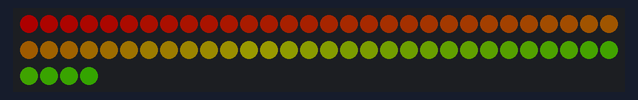
Simulated run of this sketch. Board: Arduino Uno, built with avr-gcc and run on an emulated ATmega328P. On the bench: 64 RGB LEDs in strip order, left to right, continuing on the next row. Dim RGB values are drawn brighter than linear.

Above: at 0.34 s.
At 9.71 s:
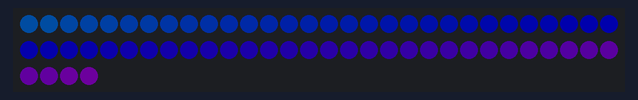
At 19.78 s:
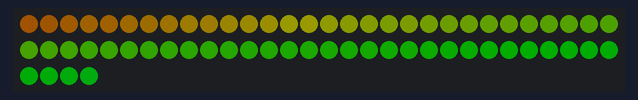
At 24.29 s:
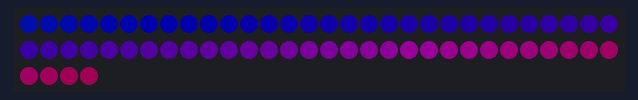
At 32.97 s:
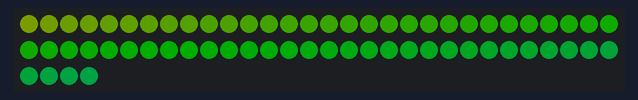
At 39.57 s:
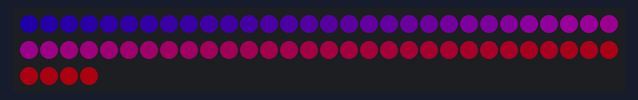

The sketch:

array_9.ino
```cpp
#include <Adafruit_NeoPixel.h>
Adafruit_NeoPixel strip(64, 6);

int test = 0;

void setup() {
  // put your setup code here, to run once:
  strip.begin();
  strip.clear();
  strip.setBrightness(50);

}

void loop() {
  // put your main code here, to run repeatedly:

  for (int i = 0; i < strip.numPixels(); i++) {
    strip.setPixelColor(i, Wheel(test = (test + 1) % 255));
    strip.show();
  }


}

uint32_t Wheel(byte WheelPos) {
  WheelPos = 255 - WheelPos;
  if (WheelPos < 85) {
    return strip.Color(255 - WheelPos * 3, 0, WheelPos * 3);
  }
  if (WheelPos < 170) {
    WheelPos -= 85;
    return strip.Color(0, WheelPos * 3, 255 - WheelPos * 3);
  }
  WheelPos -= 170;
  return strip.Color(WheelPos * 3, 255 - WheelPos * 3, 0);
}
```
